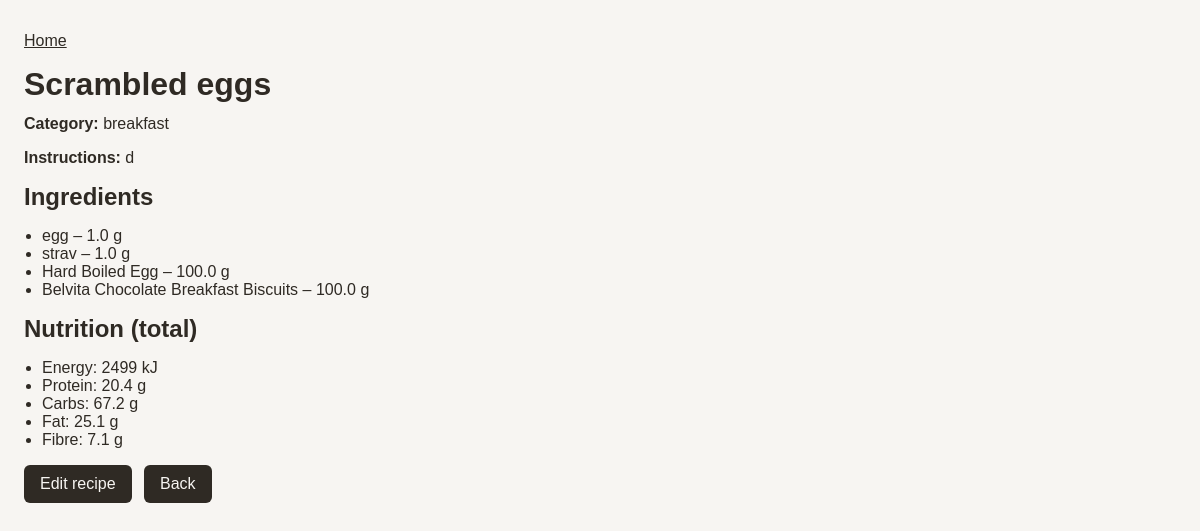
The page /recipes/5 on the database as committed earlier.
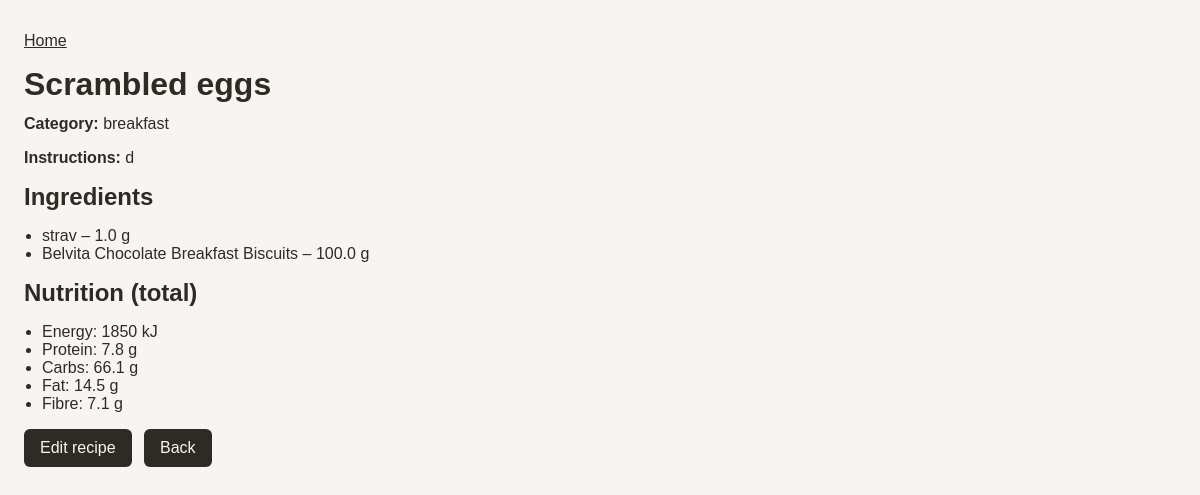
The same page on the database as committed later.
### tables this page shows
CREATE TABLE recipes (
            id INTEGER PRIMARY KEY AUTOINCREMENT,
            name TEXT NOT NULL,
            category TEXT NOT NULL,
            instructions TEXT,
            image_path TEXT
        );

CREATE TABLE recipe_ingredients (
            id INTEGER PRIMARY KEY AUTOINCREMENT,
            recipe_id INTEGER NOT NULL,
            ingredient_name TEXT NOT NULL,
            portion_g REAL NOT NULL,
            FOREIGN KEY (recipe_id) REFERENCES recipes(id)
        );

### app/routes/recipes.py (the view)
@router.get("/{recipe_id}")
def recipe_detail(request: Request, recipe_id: int):
    recipe = load_recipe(recipe_id)
    ingredients = get_all_ingredient_names()
    nutrients = recalculate_nutrients(recipe)
    return templates.TemplateResponse(
        "recipe_detail.html",
        {
            "request": request,
            "recipe_id": recipe_id,
            "recipe": recipe,
            "ingredients": ingredients,
            "nutrients": nutrients,
        },
    )

### app/templates/recipe_detail.html (shortened to what this page needs)
{% extends "base.html" %}
{% block content %}
    <h1>{{ recipe.name }}</h1>
    <p><strong>Category:</strong> {{ recipe.category }}</p>
    <p><strong>Instructions:</strong> {{ recipe.instructions }}</p>
    <h2>Ingredients</h2>
    <ul>
      {% for i in recipe.ingredients %}
      <li>{{ i.name }} – {{ i.portion_g }} g</li>
      {% endfor %}
    </ul>
    <h2>Nutrition (total)</h2>
    <ul>
      <li>Energy: {{ nutrients.energy_kj | round(0) }} kJ</li>
      <li>Protein: {{ nutrients.protein_g | round(1) }} g</li>
      <li>Carbs: {{ nutrients.carbs_g | round(1) }} g</li>
      <li>Fat: {{ nutrients.fat_g | round(1) }} g</li>
      <li>Fibre: {{ nutrients.fibre_g | round(1) }} g</li>
    </ul>
    <p>
      <a href="/recipes/{{ recipe_id }}/edit" class="button-link">Edit recipe</a>
      <a href="/recipes" class="button-link">Back</a>
    </p>
{% endblock %}

### app/templates/base.html (shortened to what this page needs)
<!DOCTYPE html>
<html>
  <head>
    <link rel="stylesheet" href="/static/style.css" />
  </head>
  <body>
    {% if not hide_home %}
    <p><a href="/">Home</a></p>
    {% endif %}
    {% block content %}{% endblock %}
  </body>
</html>

### app/static/style.css (style rules this page uses)
* { box-sizing: border-box; }
body { margin: 0; padding: 24px; font-family: "Trebuchet MS", "Lucida Grande", sans-serif; color: #2f2a24; background: #f7f5f2; }
h1, h2, h3 { margin: 0 0 12px 0; }
p { margin: 8px 0 16px; }
a { color: #2f2a24; }
.button-link { display: inline-block; background: #2f2a24; color: #f7f5f2; padding: 10px 16px; border-radius: 6px; text-decoration: none; margin-right: 8px; }
ul { padding-left: 18px; }

Rows that differ between the two databases and show on the page:
removed recipe_ingredients: name "egg", portion_g "1.0"
removed recipe_ingredients: name "Hard Boiled Egg", portion_g "100.0"
Other text that changed with them:
{{ nutrients.energy_kj | round(0) }}: "2499" → "1850"
{{ nutrients.protein_g | round(1) }}: "20.4" → "7.8"
{{ nutrients.carbs_g | round(1) }}: "67.2" → "66.1"
{{ nutrients.fat_g | round(1) }}: "25.1" → "14.5"
